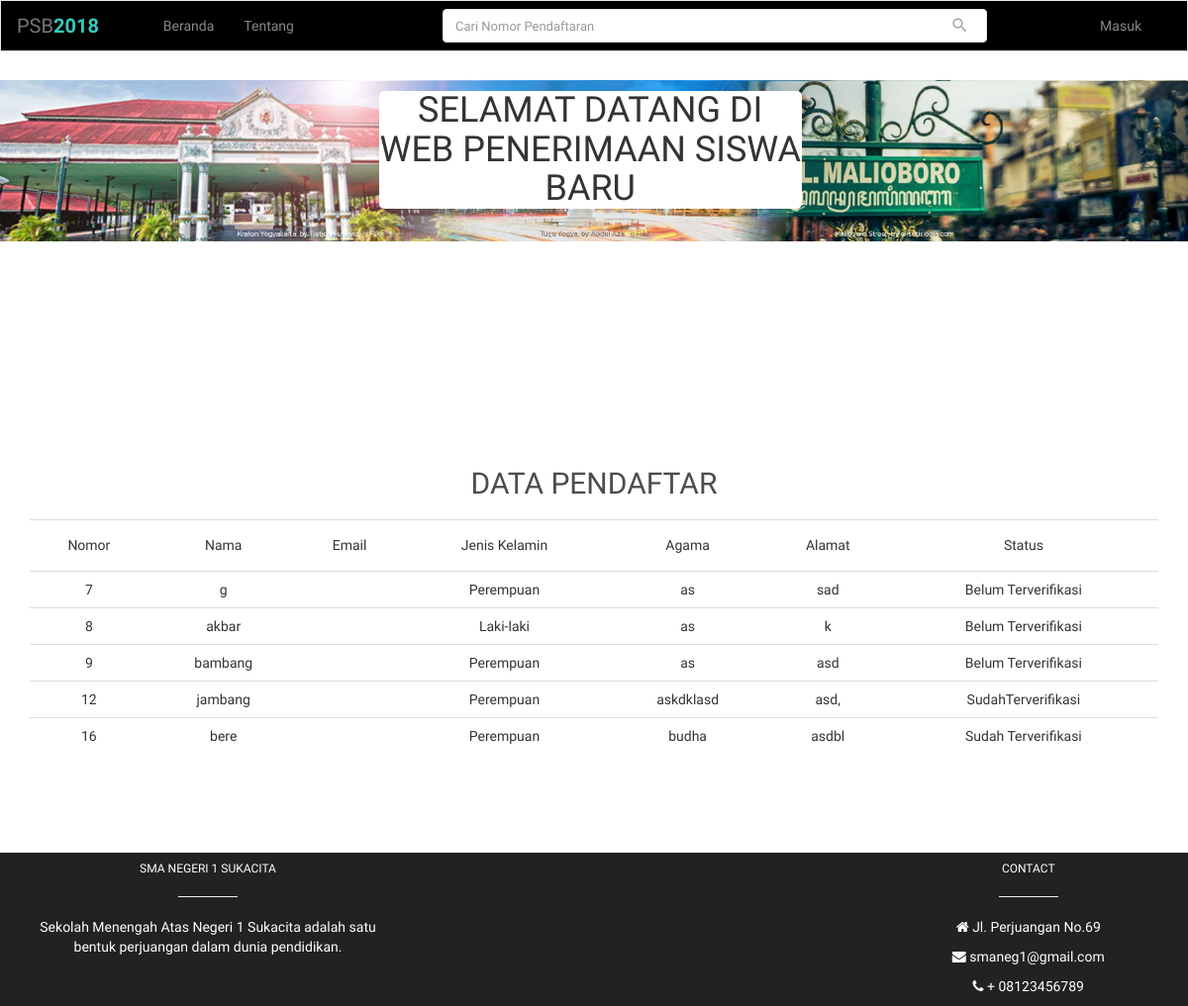
Page /tampil_data.php on the committed database.
### tables this page shows
CREATE TABLE `siswa` (
  `id` int(11) NOT NULL,
  `nama` varchar(30) NOT NULL,
  `jenis_kelamin` varchar(10) NOT NULL,
  `agama` varchar(30) NOT NULL,
  `alamat` varchar(50) NOT NULL,
  `status` varchar(30) NOT NULL DEFAULT 'Belum Terverifikasi'
);

### tampil_data.php (the view, shortened to what this page needs)
<!DOCTYPE html>
<html lang="en">
<head>
<link rel="stylesheet" href="https://maxcdn.bootstrapcdn.com/font-awesome/4.7.0/css/font-awesome.min.css">
<link rel="stylesheet" href="https://maxcdn.bootstrapcdn.com/bootstrap/3.3.7/css/bootstrap.min.css">
<link rel="stylesheet" type="text/css" href="style.css">
</head>
<body>
<nav class="navbar navbar-default navbar-expand-lg">
  <div class="navbar-header d-flex col">
    <a class="navbar-brand" href="#">PSB<b>2018</b></a>
  </div>
  <div id="navbarCollapse" class="collapse navbar-collapse justify-content-start">
    <ul class="nav navbar-nav">
      <li class="nav-item"><a href="index.php" class="nav-link">Beranda</a></li>
      <li class="nav-item"><a href="profil_sekolah.php" class="nav-link">Tentang</a></li>
    </ul>
    <form class="navbar-form form-inline" method="POST" action="proses_cari.php">
      <div class="input-group search-box">
        <input type="text" id="search" class="form-control" placeholder="Cari Nomor Pendaftaran" name="cari">
        <span class="input-group-addon"><i class="material-icons">&#xE8B6;</i></span>
      </div>
    </form>
    <ul class="nav navbar-nav navbar-right ml-auto">
      <li class="nav-item dropdown">
        <a data-toggle="dropdown" class="nav-link dropdown-toggle" href="#">Masuk</a>
      </li>
    </ul>
  </div>
</nav>
<div class="header">
    <div class="row">
    <div class="col-lg-3">
    </div>
    <div class="col-lg-5">
      <h1 style="background-color: white;border-radius: 5px;">SELAMAT DATANG DI WEB PENERIMAAN SISWA BARU</h1>
    </div>
    <div class="col-lg-3">
    </div>
  </div>
</div>
  <div class="isi">
    <div class="container">
        <h2>DATA PENDAFTAR</h2 >
      <table class="table" align="left">
      <tr>
        <td> <h5> Nomor </h5> </td>
        <td> <h5> Nama </h5> </td>
        <td> <h5> Email </h5> </td>
        <td> <h5>Jenis Kelamin</h5></td>
        <td> <h5>Agama</h5> </td>
        <td> <h5>Alamat</h5> </td>
        <td> <h5>Status</h5> </td>
      </tr>
      <?php
      include'koneksi.php';
      $sql = mysqli_query($koneksi,"select * from siswa") or die(mysql_error());
      while ($query = mysqli_fetch_array($sql))  {
      ?>
      <tr>
        <td> <?php echo $query['id']; ?></td>
        <td> <?php echo $query['nama']; ?></td>
        <td> <?php echo $query['email']; ?></td>
        <td> <?php echo $query['jenis_kelamin']; ?></td>
        <td> <?php echo $query['agama']; ?></td>
        <td> <?php echo $query['alamat']; ?></td>
        <td> <?php echo $query['status']; ?></td>
      </tr>
      <?php } ?>
    </table>
    </div>
  </div>
<footer class="page-footer font-small unique-color-dark">
    <div style="background-color: #222;">
    <div class="container text-center text-md-left mt-5">
      <div class="row mt-3">
        <div class="col-md-3 col-lg-4 col-xl-3 mx-auto mb-4">
          <h6 class="text-uppercase font-weight-bold">SMA NEGERI 1 SUKACITA</h6>
          <hr class="deep-purple accent-2 mb-4 mt-0 d-inline-block mx-auto" style="width: 60px;">
          <p>Sekolah Menengah Atas Negeri 1 Sukacita adalah satu bentuk perjuangan dalam dunia pendidikan.</p>
        </div>
        <div class="col-md-2 col-lg-3 col-xl-2 mx-auto mb-4">
        </div>
        <div class="col-md-3 col-lg-2 col-xl-2 mx-auto mb-4">
        </div>
        <div class="col-md-4 col-lg-3 col-xl-3 mx-auto mb-md-0 mb-4">
          <h6 class="text-uppercase font-weight-bold">Contact</h6>
          <hr class="deep-purple accent-2 mb-4 mt-0 d-inline-block mx-auto" style="width: 60px;">
          <p>
            <i class="fa fa-home mr-3"></i> Jl. Perjuangan No.69</p>
          <p>
            <i class="fa fa-envelope mr-3"></i> smaneg1@gmail.com</p>
          <p>
            <i class="fa fa-phone mr-3"></i> + 08123456789</p>
        </div>
      </div>
    </div>
    </div>
  </footer>
</body>
</html>

### style.css (style rules this page uses)
body { font-family: 'Varela Round', sans-serif; }
.form-control { box-shadow: none; font-weight: normal; font-size: 13px; }
.navbar-header.col { padding: 0 !important; }
.navbar { background: #000; padding-left: 16px; padding-right: 16px; padding-bottom: 0px; border-bottom: 1px solid #dfe3e8; border-radius: 0; }
.navbar .navbar-brand, .navbar .navbar-brand:hover, .navbar .navbar-brand:focus { padding-left: 0; font-size: 20px; padding-right: 50px; }
.navbar .navbar-brand b { font-weight: bold; color: #33cabb; }
.navbar .form-inline { display: inline-block; }
.navbar .nav li { position: relative; }
.navbar .nav li a { color: #888; }
.search-box { position: relative; }
.search-box input { padding-right: 35px; border-color: #dfe3e8; border-radius: 4px !important; box-shadow: none }
.search-box .input-group-addon { min-width: 55px; border: none; background: transparent; position: absolute; right: 0; z-index: 9; padding: 7px; height: 100%; }
.search-box i { color: #a0a5b1; font-size: 19px; }
.navbar .navbar-right li:first-child a { padding-right: 30px; }
.navbar .navbar-form { border: none; }
.navbar .navbar-right .dropdown-toggle::after { display: none; }
@media (min-width: 1200px) { .form-inline .input-group { width: 550px; margin-left: 120px; } }
.header { padding: 0px 0px; width: 100%; height: 250px; margin-top: 0px; margin-bottom: 50px; text-align: center; background-position: center center; background-repeat: no-repeat; background-size: cover; }
.header .row .col-lg-5 { margin-left: 20px; padding-left: 70px; background-position: center center; }
.isi { padding: 80px 0px 80px; text-align: center; }
.isi h2 { color:#4c4c4c; margin: 20px 0px 20px; }
footer { color: white; }
.text-center { text-align: center; }

### rows in the picture
siswa: id "7", nama "g", jenis_kelamin "Perempuan", agama "as", alamat "sad", status "Belum Terverifikasi"
siswa: id "8", nama "akbar", jenis_kelamin "Laki-laki", agama "as", alamat "k", status "Belum Terverifikasi"
siswa: id "9", nama "bambang", jenis_kelamin "Perempuan", agama "as", alamat "asd", status "Belum Terverifikasi"
siswa: id "12", nama "jambang", jenis_kelamin "Perempuan", agama "askdklasd", alamat "asd,", status "SudahTerverifikasi"
siswa: id "16", nama "bere", jenis_kelamin "Perempuan", agama "budha", alamat "asdbl", status "Sudah Terverifikasi"
